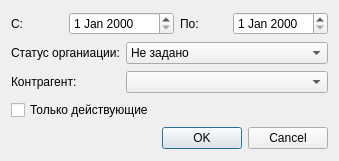
<?xml version="1.0" encoding="UTF-8"?>
<ui version="4.0">
 <class>ReportNonCashDialog</class>
 <widget class="QDialog" name="ReportNonCashDialog">
  <property name="geometry">
   <rect>
    <x>0</x>
    <y>0</y>
    <width>306</width>
    <height>161</height>
   </rect>
  </property>
  <property name="windowTitle">
   <string>Отчет: безналичные договоры</string>
  </property>
  <layout class="QGridLayout" name="gridLayout">
   <item row="0" column="0">
    <widget class="QLabel" name="lblBeginDate">
     <property name="text">
      <string>С:</string>
     </property>
    </widget>
   </item>
   <item row="0" column="1" colspan="2">
    <widget class="QDateEdit" name="edtBegDate"/>
   </item>
   <item row="0" column="3">
    <widget class="QLabel" name="lblEndDate">
     <property name="text">
      <string>По:</string>
     </property>
    </widget>
   </item>
   <item row="0" column="4">
    <widget class="QDateEdit" name="edtEndDate"/>
   </item>
   <item row="1" column="0" colspan="2">
    <widget class="QLabel" name="lblorgStatus">
     <property name="text">
      <string>Статус органиации:</string>
     </property>
    </widget>
   </item>
   <item row="1" column="2" colspan="3">
    <widget class="QComboBox" name="cmbOrgStatus">
     <item>
      <property name="text">
       <string>Не задано</string>
      </property>
     </item>
     <item>
      <property name="text">
       <string>Страховая компания</string>
      </property>
     </item>
     <item>
      <property name="text">
       <string>Медицинский центр</string>
      </property>
     </item>
     <item>
      <property name="text">
       <string>Благотворительное общество</string>
      </property>
     </item>
     <item>
      <property name="text">
       <string>Другая организация</string>
      </property>
     </item>
    </widget>
   </item>
   <item row="2" column="0" colspan="2">
    <widget class="QLabel" name="lblPartner">
     <property name="text">
      <string>Контрагент:</string>
     </property>
    </widget>
   </item>
   <item row="2" column="2" colspan="3">
    <widget class="COrgComboBox" name="cmbPartner"/>
   </item>
   <item row="3" column="0" colspan="3">
    <widget class="QCheckBox" name="chkIsValid">
     <property name="text">
      <string>Только действующие</string>
     </property>
    </widget>
   </item>
   <item row="4" column="1" colspan="4">
    <widget class="QDialogButtonBox" name="buttonBox">
     <property name="orientation">
      <enum>Qt::Horizontal</enum>
     </property>
     <property name="standardButtons">
      <set>QDialogButtonBox::Cancel|QDialogButtonBox::Ok</set>
     </property>
    </widget>
   </item>
  </layout>
 </widget>
 <customwidgets>
  <customwidget>
   <class>COrgComboBox</class>
   <extends>QComboBox</extends>
   <header>Orgs/OrgComboBox.h</header>
  </customwidget>
 </customwidgets>
 <resources/>
 <connections>
  <connection>
   <sender>buttonBox</sender>
   <signal>accepted()</signal>
   <receiver>ReportNonCashDialog</receiver>
   <slot>accept()</slot>
   <hints>
    <hint type="sourcelabel">
     <x>248</x>
     <y>254</y>
    </hint>
    <hint type="destinationlabel">
     <x>157</x>
     <y>274</y>
    </hint>
   </hints>
  </connection>
  <connection>
   <sender>buttonBox</sender>
   <signal>rejected()</signal>
   <receiver>ReportNonCashDialog</receiver>
   <slot>reject()</slot>
   <hints>
    <hint type="sourcelabel">
     <x>316</x>
     <y>260</y>
    </hint>
    <hint type="destinationlabel">
     <x>286</x>
     <y>274</y>
    </hint>
   </hints>
  </connection>
 </connections>
</ui>
